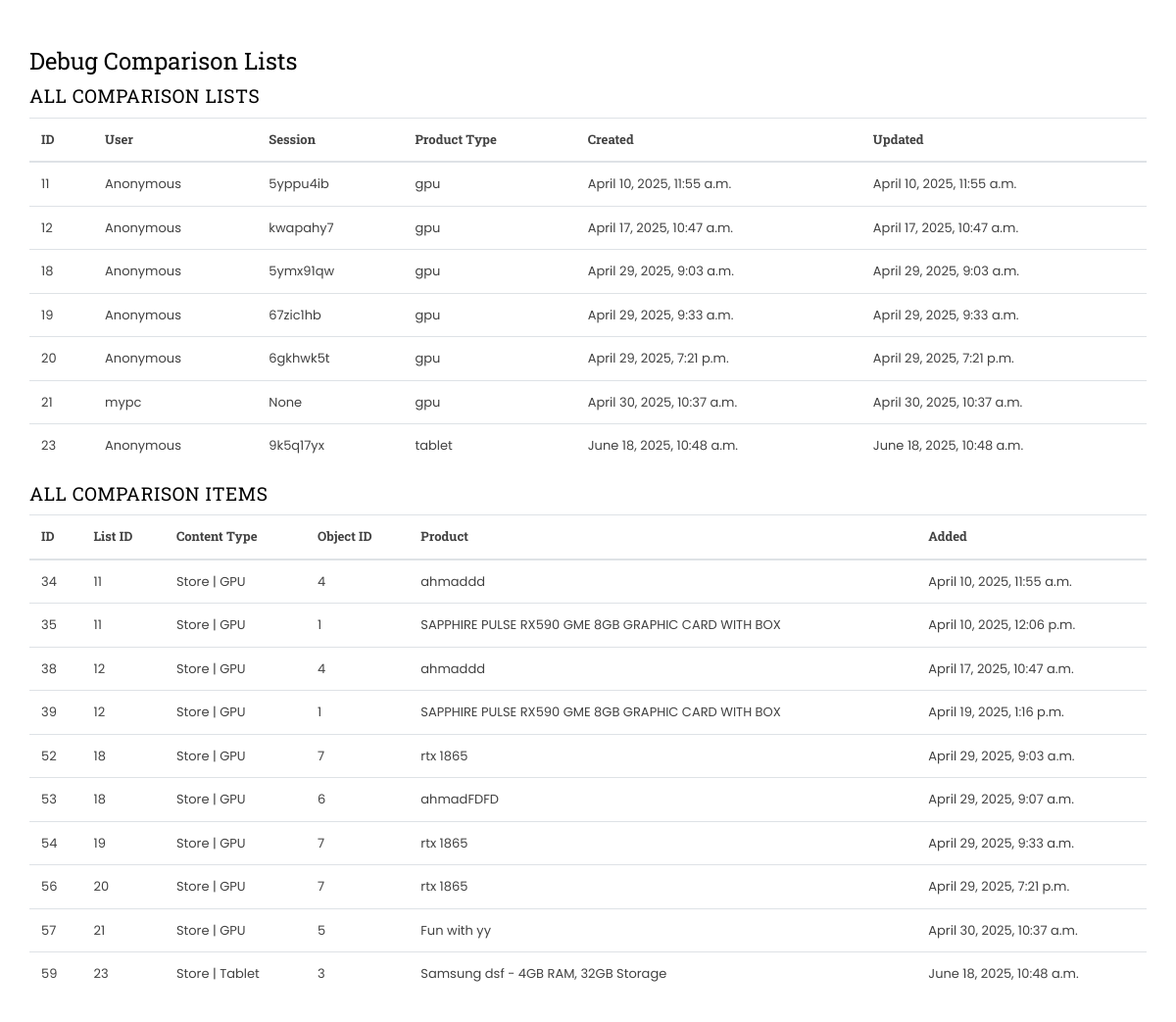
Page /comparison/debug/ (signed in) on the committed database.
### store/models.py (models this page shows, shortened)
class ComparisonList(models.Model):
    user = models.ForeignKey(
        'auth.User',
        on_delete=models.CASCADE,
        null=True,
        blank=True,
        related_name='comparison_lists'
    )
    session_key = models.CharField(max_length=40, null=True, blank=True)
    product_type = models.CharField(
        max_length=50,
        help_text="Type of products in this comparison (e.g., 'GPU', 'Laptop')"
    )
    created_at = models.DateTimeField(auto_now_add=True)
    updated_at = models.DateTimeField(auto_now=True)
    class Meta:
        verbose_name = "Comparison List"
        verbose_name_plural = "Comparison Lists"

class ComparisonItem(models.Model):
    comparison_list = models.ForeignKey(
        ComparisonList,
        on_delete=models.CASCADE,
        related_name='items'
    )
    content_type = models.ForeignKey(ContentType, on_delete=models.CASCADE)
    object_id = models.PositiveIntegerField()
    product = GenericForeignKey('content_type', 'object_id')
    added_at = models.DateTimeField(auto_now_add=True)
    class Meta:
        verbose_name = "Comparison Item"
        verbose_name_plural = "Comparison Items"
        ordering = ['added_at']

class GPU(models.Model):
    name = models.CharField(
        max_length=255,
        unique=True,
        help_text="Full product name (e.g., ASUS ROG STRIX GeForce RTX 3080 OC 10GB)"
    )
    BRAND_CHOICES = [
        ('nvidia', 'NVIDIA'),
        ('amd', 'AMD'),
        ('intel', 'Intel'),
        ('other', 'Other'),
    ]
    brand = models.CharField(
        max_length=20,
        choices=BRAND_CHOICES,
        help_text="The brand of the GPU (e.g., NVIDIA, AMD)"
    )
    model = models.CharField(max_length=100, help_text="The model of the GPU (e.g., RTX 3080, RX 6800 XT)")
    sku = models.CharField(
        max_length=20,
        unique=True,
        editable=False,
        help_text="Automatically generated numeric SKU for the GPU"
    )
    VRAM_CHOICES = [
        (1, '1 GB'),
        (2, '2 GB'),
        (4, '4 GB'),
        (6, '6 GB'),
        (8, '8 GB'),
        (10, '10 GB'),
        (12, '12 GB'),
        (16, '16 GB'),
        (24, '24 GB'),
    ]
    vram = models.PositiveIntegerField(
        choices=VRAM_CHOICES,
        help_text="The amount of VRAM in GB (e.g., 10 GB)"
    )
    MEMORY_TYPE_CHOICES = [
        ('gddr3', 'GDDR3'),
        ('gddr4', 'GDDR4'),
        ('gddr5', 'GDDR5'),
        ('gddr5x', 'GDDR5X'),
        ('gddr6', 'GDDR6'),
        ('gddr6x', 'GDDR6X'),
        ('hbm1', 'HBM1'),
        ('hbm2', 'HBM2'),
        ('hbm2e', 'HBM2e'),
        ('hbm3', 'HBM3'),
    ]
    memory_type = models.CharField(
        max_length=20,
        choices=MEMORY_TYPE_CHOICES,
        blank=True,
        help_text="The type of memory (e.g., GDDR6, GDDR6X)"
    )
    CONDITION_CHOICES = [
        ('new', 'New'),
        ('used', 'Used'),
        ('refurbished', 'Refurbished'),
        ('box_open', 'Box Open'),
    ]
    condition = models.CharField(
        max_length=20,
        choices=CONDITION_CHOICES,
        help_text="The condition of the GPU"
    )
    WARRANTY_CHOICES = [
        ('no_warranty', 'No Warranty'),
        ('1_day', '1 Day'),
        ('3_days', '3 Days'),
        ('1_week', '1 Week'),
        ('1_month', '1 Month'),
        ('6_months', '6 Months'),
        ('1_year', '1 Year'),
        ('2_years', '2 Years'),
        ('3_years', '3 Years'),
    ]
    warranty = models.CharField(
        max_length=20,
        choices=WARRANTY_CHOICES,
        blank=True,
        help_text="The warranty period"
    )
    top_pick = models.BooleanField(
        default=False,
        help_text="Is this GPU a top pick?"
    )
    price = models.DecimalField(
        max_digits=10,
        decimal_places=2,
        null=True,
        blank=True,
        help_text="The price of the GPU (optional)"
    )
    interface = models.CharField(max_length=50, blank=True, help_text="The interface type (e.g., PCIe 4.0 x16)")
    clock_speed = models.PositiveIntegerField(null=True, blank=True, help_text="The base clock speed in MHz (e.g., 1440)")
    boost_clock_speed = models.PositiveIntegerField(null=True, blank=True, help_text="The boost clock speed in MHz (e.g., 1710)")
    cuda_cores = models.PositiveIntegerField(null=True, blank=True, help_text="The number of CUDA cores (for NVIDIA GPUs)")
    stream_processors = models.PositiveIntegerField(null=True, blank=True, help_text="The number of stream processors (for AMD GPUs)")
    length = models.DecimalField(max_digits=5, decimal_places=2, null=True, blank=True, help_text="The length of the GPU in millimeters (e.g., 285.37)")
    tdp = models.PositiveIntegerField(null=True, blank=True, help_text="The Thermal Design Power in watts (e.g., 320)")
    recommended_psu = models.PositiveIntegerField(null=True, blank=True, help_text="The recommended minimum power supply in watts (e.g., 750)")
    directx_support = models.CharField(max_length=50, blank=True, help_text="The DirectX version supported (e.g., DirectX 12 Ultimate)")
    opengl_support = models.CharField(max_length=50, blank=True, help_text="The OpenGL version supported (e.g., OpenGL 4.6)")
    ray_tracing_support = models.BooleanField(default=False, help_text="Does the GPU support ray tracing?")
    dlss_support = models.BooleanField(default=False, help_text="Does the GPU support DLSS?")
    ports = models.JSONField(
        default=list,
        blank=True,
        help_text="A list of ports (e.g., ['HDMI 2.1', 'DisplayPort 1.4a', 'USB-C'])"
    )
    multi_gpu_support = models.CharField(
        max_length=50,
        blank=True,
        help_text="The type of multi-GPU support (e.g., SLI, NVLink, CrossFire)"
    )
    power_connectors = models.JSONField(
        default=list,
        blank=True,
        help_text="A list of power connectors (e.g., ['2x 8-pin', '12VHPWR'])"
    )
    COOLING_CHOICES = [
        ('dual_fan', 'Dual Fan'),
        ('triple_fan', 'Triple Fan'),
        ('liquid_cooling', 'Liquid Cooling'),
        ('blower', 'Blower'),
    ]
    cooling_system = models.CharField(
        max_length=50,
        choices=COOLING_CHOICES,
        blank=True,
        help_text="The type of cooling system (e.g., Dual Fan, Liquid Cooling)"
    )
    description = models.TextField(
        null=False,
        default="High-performance graphics card designed for gaming and professional applications. Features advanced cooling technology and excellent visual processing capabilities.",
        help_text="Detailed description of the GPU"
    )
    images = GenericRelation(
        ProductImage,
        content_type_field='content_type',
        object_id_field='object_id',
        related_query_name='gpu'
    )
    def __str__(self):
        return self.name
    class Meta:
        verbose_name = "GPU"
        verbose_name_plural = "GPUs"

class Tablet(models.Model):
    name = models.CharField(
        max_length=255,
        unique=True,
        help_text="Full product name (e.g., Apple iPad Pro 12.9-inch 2023)"
    )
    BRAND_CHOICES = [
        ("Apple", "Apple"),
        ("Samsung", "Samsung"),
        ("Lenovo", "Lenovo"),
        ("Huawei", "Huawei"),
        ("Microsoft", "Microsoft"),
        ("Google", "Google"),
        ("Xiaomi", "Xiaomi"),
        ("Realme", "Realme"),
        ("Amazon", "Amazon (Fire Tablets)"),
        ("Asus", "Asus"),
        ("Sony", "Sony"),
        ("Docomo", "Docomo"),
        ("Alcatel", "Alcatel"),
        ("Honor", "Honor"),
    ]
    brand = models.CharField(
        max_length=50,
        choices=BRAND_CHOICES,
        help_text="Select tablet brand"
    )
    model = models.CharField(
        max_length=100,
        help_text="Tablet model number (e.g., A2764, SM-T970, etc.)"
    )
    screen_size = models.FloatField(help_text="Screen size in inches (e.g., 12.9, 10.5)")
    screen_type = models.CharField(max_length=50, help_text="Screen type (e.g., IPS LCD, AMOLED, Retina)")
    resolution = models.CharField(max_length=50, help_text="Resolution (e.g., 2732 x 2048)")
    refresh_rate = models.PositiveIntegerField(default=60, help_text="Refresh rate in Hz (e.g., 60, 90, 120, 144)")
    chipset = models.CharField(max_length=100, help_text="Processor model (e.g., Apple M2, Snapdragon 8 Gen 1)")
    RAM_CHOICES = [
        (2, "2GB"),
        (3, "3GB"),
        (4, "4GB"),
        (6, "6GB"),
        (8, "8GB"),
        (12, "12GB"),
        (16, "16GB"),
    ]
    ram = models.PositiveIntegerField(
        choices=RAM_CHOICES,
        help_text="Select RAM size"
    )
    STORAGE_CHOICES = [
        (32, "32GB"),
        (64, "64GB"),
        (128, "128GB"),
        (256, "256GB"),
        (512, "512GB"),
        (1024, "1TB"),
        (2048, "2TB"),
    ]
    storage = models.PositiveIntegerField(
        choices=STORAGE_CHOICES,
        help_text="Select internal storage (ROM) size"
    )
    battery_capacity = models.PositiveIntegerField(help_text="Battery capacity in mAh")
    fast_charging = models.BooleanField(default=False, help_text="Supports fast charging?")
    wireless_charging = models.BooleanField(default=False, help_text="Supports wireless charging?")
    charging_wattage = models.PositiveIntegerField(default=10, help_text="Charging power (e.g., 10W, 18W, 45W)")
    rear_camera_mp = models.PositiveIntegerField(help_text="Rear camera resolution in MP (e.g., 12, 48)")
    front_camera_mp = models.PositiveIntegerField(help_text="Front camera resolution in MP (e.g., 7, 12)")
    pta_approved = models.BooleanField(default=False, help_text="PTA Approved for Pakistan?")
    cellular = models.BooleanField(default=False, help_text="Supports SIM card?")
    sim_type = models.CharField(max_length=50, blank=True, null=True, help_text="SIM type (e.g., Nano-SIM, eSIM)")
    usb_type = models.CharField(max_length=20, help_text="USB type (e.g., USB-C, Lightning, Micro-USB)")
    headphone_jack = models.BooleanField(default=False, help_text="Has 3.5mm headphone jack?")
    sd_card_slot = models.BooleanField(default=False, help_text="Supports microSD card expansion?")
    os = models.CharField(max_length=100, help_text="Operating System (e.g., iPadOS, Android 13, Windows 11)")
    os_version = models.CharField(max_length=50, help_text="OS version at launch")
    weight = models.FloatField(help_text="Weight in grams")
    dimensions = models.CharField(max_length=100, help_text="Dimensions (WxHxD) in mm (e.g., 247.6 x 178.5 x 5.9 mm)")
    material = models.CharField(max_length=50, help_text="Build material (e.g., Aluminum, Glass, Plastic)")
    stylus_support = models.BooleanField(default=False, help_text="Supports stylus?")
    keyboard_support = models.BooleanField(default=False, help_text="Supports external keyboards?")
    biometric_auth = models.CharField(max_length=50, help_text="Biometric authentication (e.g., Face ID, Fingerprint)")
    CONDITION_CHOICES = [
        ('new', 'New'),
        ('used', 'Used'),
        ('refurbished', 'Refurbished'),
        ('box_open', 'Box Open'),
    ]
    condition = models.CharField(
        max_length=20,
        choices=CONDITION_CHOICES,
        help_text="The condition of the tablet"
    )
    WARRANTY_CHOICES = [
        ('no_warranty', 'No Warranty'),
        ('1_day', '1 Day'),
        ('3_days', '3 Days'),
        ('1_week', '1 Week'),
        ('1_month', '1 Month'),
        ('6_months', '6 Months'),
        ('1_year', '1 Year'),
        ('2_years', '2 Years'),
        ('3_years', '3 Years'),
    ]
    warranty = models.CharField(
        max_length=20,
        choices=WARRANTY_CHOICES,
        blank=True,
        help_text="The warranty period"
    )
    top_pick = models.BooleanField(
        default=False,
        help_text="Is this tablet a top pick?"
    )
    images = GenericRelation(ProductImage)
    sku = models.CharField(
        max_length=20,
        unique=True,
        editable=False,
        help_text="Automatically generated SKU"
    )
    price = models.DecimalField(
        max_digits=10,
        decimal_places=2,
        null=True,
        blank=True,
        help_text="The price of the tablet"
    )
    description = models.TextField(
        null=False,
        default="Versatile tablet with responsive touchscreen and powerful performance. Features long battery life and excellent display quality for both work and entertainment.",
        help_text="Detailed description of the tablet"
    )
    def __str__(self):
        return f"{self.brand} {self.model} - {self.ram}GB RAM, {self.storage}GB Storage"
    class Meta:
        verbose_name = "Tablet"
        verbose_name_plural = "Tablets"

### store/views.py (the view)
# urls.py: path('comparison/debug/', views.debug_comparison, name='debug_comparison'),
def debug_comparison(request):
    if not request.user.is_superuser:
        return redirect('home')
    all_lists = ComparisonList.objects.all()
    all_items = ComparisonItem.objects.all()
    context = {
        'all_lists': all_lists,
        'all_items': all_items,
    }
    return render(request, 'store/debug_comparison.html', context)

### store/templates/store/debug_comparison.html
{% extends 'base.html' %}
{% load static %}
{% block content %}
<div class="container mt-5 mb-5">
    <h1>Debug Comparison Lists</h1>
    <h2>All Comparison Lists</h2>
    <table class="table">
        <thead>
            <tr>
                <th>ID</th>
                <th>User</th>
                <th>Session</th>
                <th>Product Type</th>
                <th>Created</th>
                <th>Updated</th>
            </tr>
        </thead>
        <tbody>
            {% for list in all_lists %}
            <tr>
                <td>{{ list.id }}</td>
                <td>{{ list.user|default:"Anonymous" }}</td>
                <td>{{ list.session_key|slice:":8" }}</td>
                <td>{{ list.product_type }}</td>
                <td>{{ list.created_at }}</td>
                <td>{{ list.updated_at }}</td>
            </tr>
            {% endfor %}
        </tbody>
    </table>
    <h2>All Comparison Items</h2>
    <table class="table">
        <thead>
            <tr>
                <th>ID</th>
                <th>List ID</th>
                <th>Content Type</th>
                <th>Object ID</th>
                <th>Product</th>
                <th>Added</th>
            </tr>
        </thead>
        <tbody>
            {% for item in all_items %}
            <tr>
                <td>{{ item.id }}</td>
                <td>{{ item.comparison_list.id }}</td>
                <td>{{ item.content_type }}</td>
                <td>{{ item.object_id }}</td>
                <td>{{ item.product }}</td>
                <td>{{ item.added_at }}</td>
            </tr>
            {% endfor %}
        </tbody>
    </table>
</div>
{% endblock %}

### templates/base.html (style rules this page uses)
body { background-color: #121212; color: #e0e0e0; }

### rows in the picture
ComparisonList: id "11", user "Anonymous", session_key "5yppu4ib", product_type "gpu", created_at "April 10, 2025, 11:55 a.m.", updated_at "April 10, 2025, 11:55 a.m."
ComparisonList: id "12", user "Anonymous", session_key "kwapahy7", product_type "gpu", created_at "April 17, 2025, 10:47 a.m.", updated_at "April 17, 2025, 10:47 a.m."
ComparisonList: id "18", user "Anonymous", session_key "5ymx91qw", product_type "gpu", created_at "April 29, 2025, 9:03 a.m.", updated_at "April 29, 2025, 9:03 a.m."
ComparisonList: id "19", user "Anonymous", session_key "67zic1hb", product_type "gpu", created_at "April 29, 2025, 9:33 a.m.", updated_at "April 29, 2025, 9:33 a.m."
ComparisonList: id "20", user "Anonymous", session_key "6gkhwk5t", product_type "gpu", created_at "April 29, 2025, 7:21 p.m.", updated_at "April 29, 2025, 7:21 p.m."
ComparisonList: id "21", user "mypc", session_key "None", product_type "gpu", created_at "April 30, 2025, 10:37 a.m.", updated_at "April 30, 2025, 10:37 a.m."
ComparisonList: id "23", user "Anonymous", session_key "9k5q17yx", product_type "tablet", created_at "June 18, 2025, 10:48 a.m.", updated_at "June 18, 2025, 10:48 a.m."
ComparisonItem: id "34", comparison_list.id "11", content_type "Store | GPU", object_id "4", product "ahmaddd", added_at "April 10, 2025, 11:55 a.m."
ComparisonItem: id "35", comparison_list.id "11", content_type "Store | GPU", object_id "1", product "SAPPHIRE PULSE RX590 GME 8GB GRAPHIC CARD WITH BOX", added_at "April 10, 2025, 12:06 p.m."
ComparisonItem: id "38", comparison_list.id "12", content_type "Store | GPU", object_id "4", product "ahmaddd", added_at "April 17, 2025, 10:47 a.m."
ComparisonItem: id "39", comparison_list.id "12", content_type "Store | GPU", object_id "1", product "SAPPHIRE PULSE RX590 GME 8GB GRAPHIC CARD WITH BOX", added_at "April 19, 2025, 1:16 p.m."
ComparisonItem: id "52", comparison_list.id "18", content_type "Store | GPU", object_id "7", product "rtx 1865", added_at "April 29, 2025, 9:03 a.m."
ComparisonItem: id "53", comparison_list.id "18", content_type "Store | GPU", object_id "6", product "ahmadFDFD", added_at "April 29, 2025, 9:07 a.m."
ComparisonItem: id "54", comparison_list.id "19", content_type "Store | GPU", object_id "7", product "rtx 1865", added_at "April 29, 2025, 9:33 a.m."
ComparisonItem: id "56", comparison_list.id "20", content_type "Store | GPU", object_id "7", product "rtx 1865", added_at "April 29, 2025, 7:21 p.m."
ComparisonItem: id "57", comparison_list.id "21", content_type "Store | GPU", object_id "5", product "Fun with yy", added_at "April 30, 2025, 10:37 a.m."
ComparisonItem: id "59", comparison_list.id "23", content_type "Store | Tablet", object_id "3", product "Samsung dsf - 4GB RAM, 32GB Storage", added_at "June 18, 2025, 10:48 a.m."
